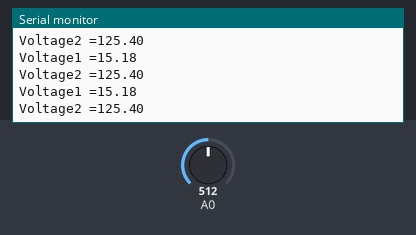
A sketch run on a simulated Arduino Uno, built with avr-gcc and run on an emulated ATmega328P. On the bench: the last lines printed to the serial monitor. The inputs (shaded band) are chosen by the test bench; at power-on: A0 = 512.

Above: at 1.2 s.
1.3 s: A0 set to 716
At 1.82 s:
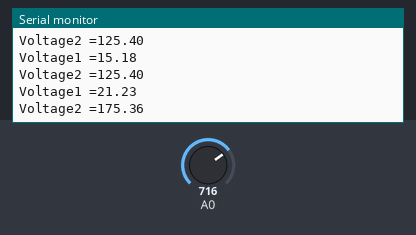
2.8 s: A0 set to 900
At 2.82 s:
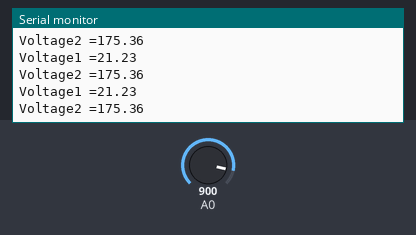
Timing chart, 0 to 5.8 s (numbered marks = the images above; inputs shaded):
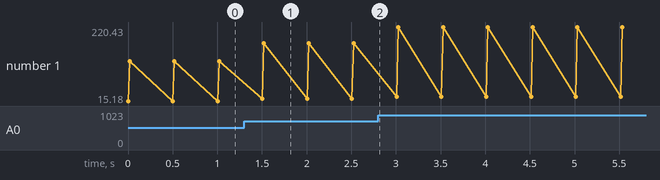

The sketch:

VoltmeterHigh.ino
```cpp
// pins and variables
int A0read = 0; // value read from A0
int A1read = 0; // value read from A1
float voltage1; // first voltage readout
float voltage2; // second voltage readout

// voltage devider values
float v1_R1 = 82000.0;
float v1_R2 = 10000.0;
float v2_R1 = 75000.0;
float v2_R2 = 1000.0;

void setup(){
  Serial.begin(9600); //start serial connection
}

void loop(){
  // read  voltage from analog pins
  A0read = analogRead(A0);
  A1read = analogRead(A0);

  // calculate real voltages
  voltage1 = A0read * (3.3/1024)*((v1_R1 + v1_R2)/v1_R2);
  voltage2 = A1read * (3.3/1024)*((v2_R1 + v2_R2)/v2_R2);

  // print voltages every 0.5 seconds
  Serial.print("Voltage1 =");
  Serial.println(voltage1);
  Serial.print("Voltage2 =");
  Serial.println(voltage2);
  delay(500);
}
```

Measured:
- after the input at 1.3 s, the serial monitor: prints a new line after 0.20 s (image 1)
- plotted number 1: 125.4 → 175.36 after the input at 1.3 s, 175.36 → 220.43 after the input at 2.8 s
